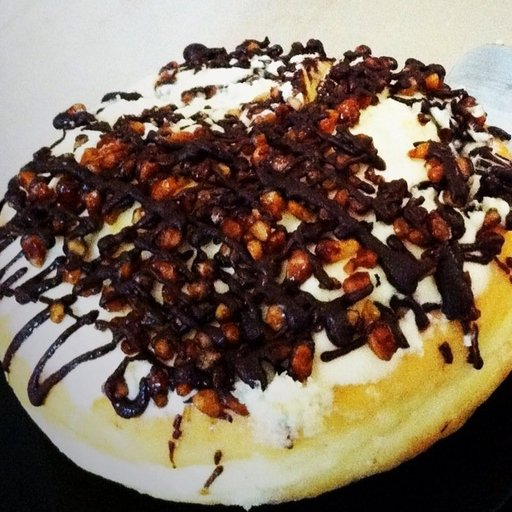
#> input picture Project/Increment2/SOFTMAXV2/train2/donut.1007399.jpg, 512 x 512 px; its folder holds only this picture in this run
$ python softmax.py --dataset train2   (older library calls are emulated)
#> lines starting #> are read from the running program, lines starting #| are printed output that depends on the picture
"""Code supplied by: https://www.pyimagesearch.com/2016/09/12/softmax-classifiers-explained/"""

# import the necessary packages
from sklearn.preprocessing import LabelEncoder
from sklearn.linear_model import SGDClassifier
from sklearn.metrics import classification_report
from sklearn.metrics import confusion_matrix
from sklearn.cross_validation import train_test_split
from imutils import paths
import numpy as np
import argparse
import imutils
import cv2
import os


def extract_color_histogram(image, bins=(8, 8, 8)):
    # extract a 3D color histogram from the HSV color space using
    # the supplied number of `bins` per channel
    hsv = cv2.cvtColor(image, cv2.COLOR_BGR2HSV)
    hist = cv2.calcHist([hsv], [0, 1, 2], None, bins,
                        [0, 180, 0, 256, 0, 256])

    # handle normalizing the histogram if we are using OpenCV 2.4.X
    if imutils.is_cv2():
        hist = cv2.normalize(hist)

    # otherwise, perform "in place" normalization in OpenCV 3 (I
    # personally hate the way this is done
    else:
        cv2.normalize(hist, hist)

    # return the flattened histogram as the feature vector
    return hist.flatten()


# construct the argument parse and parse the arguments
ap = argparse.ArgumentParser()
ap.add_argument("-d", "--dataset", required=True, help="path to input dataset")
args = vars(ap.parse_args())

# grab the list of images that we'll be describing
print("[INFO] describing images...")
imagePaths = list(paths.list_images(args["dataset"]))

# initialize the data matrix and labels list
data = []
labels = []

for (i, imagePath) in enumerate(imagePaths):
    # load the image and extract the class label (assuming that our
    # path as the format: /path/to/dataset/{class}.{image_num}.jpg
    image = cv2.resize(cv2.imread(imagePath), (256, 192))
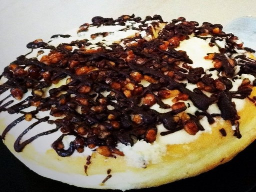
#> image: shape (192, 256, 3); mean B, G, R 92.4, 108.8, 125.6
    label = imagePath.split(os.path.sep)[-1].split(".")[0]

    # extract a color histogram from the image, then update the
    # data matrix and labels list
    hist = extract_color_histogram(image)
#> in extract_color_histogram, `hsv = cv2.cvtColor(image, cv2.COLOR_BGR2HSV)`: hsv: shape (192, 256, 3); mean H, S, V 47.2, 105.2, 126.5
#> (the run stopped early here; a loop or call above may not have finished)

$ run again, on Project/Increment2/SOFTMAXV2/train2/donut.1131919.jpg
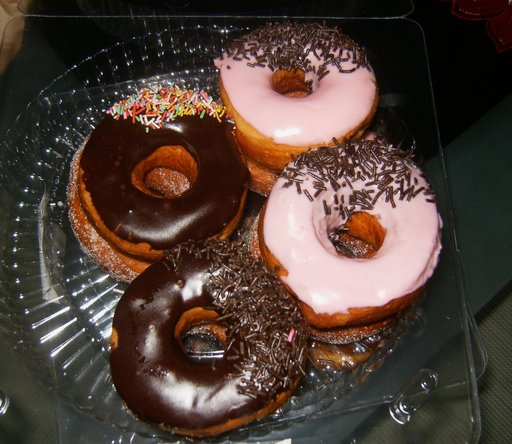
#> input picture Project/Increment2/SOFTMAXV2/train2/donut.1131919.jpg, 512 x 444 px
#> `image = cv2.resize(cv2.imread(imagePath), (256, 192))`:
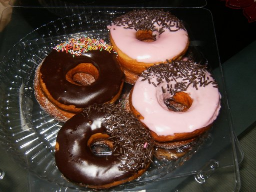
#> image: shape (192, 256, 3); mean B, G, R 55.2, 63.5, 80.2
#> hsv: shape (192, 256, 3); mean H, S, V 44, 101, 81.8

$ run again, on Project/Increment2/SOFTMAXV2/train2/donut.130235.jpg
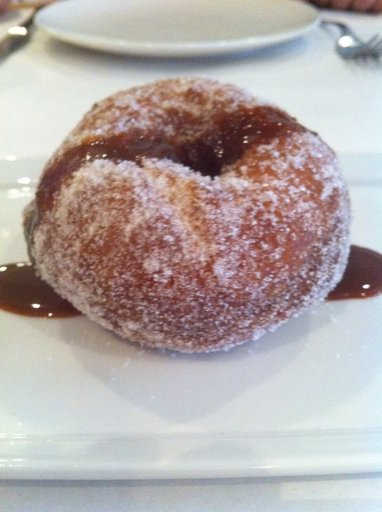
#> input picture Project/Increment2/SOFTMAXV2/train2/donut.130235.jpg, 382 x 512 px
#> `image = cv2.resize(cv2.imread(imagePath), (256, 192))`:
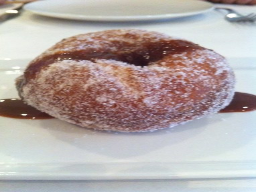
#> image: shape (192, 256, 3); mean B, G, R 166.8, 168.3, 178.8
#> hsv: shape (192, 256, 3); mean H, S, V 74, 41.4, 184.9
